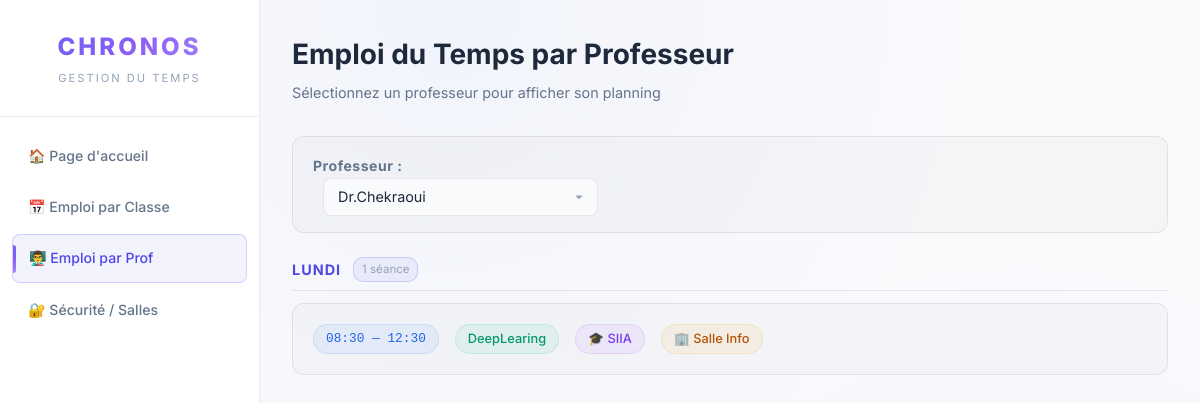
Page /WebApp/TIMETABLE_APP/views/emploi_prof.php?id_prof=2 on the committed database.
### tables this page shows
CREATE TABLE `EMPLOI_DU_TEMPS` (
  `ID_EMPLOI` int(11) NOT NULL,
  `ID_PROF` int(11) DEFAULT NULL,
  `ID_COURS` int(11) DEFAULT NULL,
  `ID_SALLE` int(11) DEFAULT NULL,
  `ID_CLASSE` int(11) DEFAULT NULL,
  `JOUR` varchar(20) DEFAULT NULL,
  `HEURE_DEB` time DEFAULT NULL,
  `HEURE_FIN` time DEFAULT NULL
);

CREATE TABLE `COURS` (
  `ID_COURS` int(11) NOT NULL,
  `NOM_COURS` varchar(100) NOT NULL
);

CREATE TABLE `CLASSE` (
  `ID_CLASSE` int(11) NOT NULL,
  `NUMERO` varchar(50) NOT NULL
);

CREATE TABLE `SALLE` (
  `ID_SALLE` int(11) NOT NULL,
  `NOM_SALLE` varchar(100) NOT NULL,
  `CAPACITE` int(11) NOT NULL
);

### WebApp/TIMETABLE_APP/views/emploi_prof.php (the view, shortened to what this page needs)
<?php
include __DIR__ . "/../../config/db.php";
$profs_res = $conn->query("SELECT * FROM PROF ORDER BY NOM_PROF");
$id_prof = $_GET['id_prof'] ?? null;
$emplois = null;
if ($id_prof) {
    $sql = "SELECT e.*, c.NUMERO as NOM_CLASSE, co.NOM_COURS, s.NOM_SALLE,
            TIME_FORMAT(e.HEURE_DEB, '%H:%i') as hd, TIME_FORMAT(e.HEURE_FIN, '%H:%i') as hf
            FROM EMPLOI_DU_TEMPS e
            LEFT JOIN CLASSE c ON e.ID_CLASSE = c.ID_CLASSE LEFT JOIN COURS co ON e.ID_COURS = co.ID_COURS
            LEFT JOIN SALLE s ON e.ID_SALLE = s.ID_SALLE
            WHERE e.ID_PROF = ?
            ORDER BY FIELD(e.JOUR, 'Lundi','Mardi','Mercredi','Jeudi','Vendredi','Samedi'), e.HEURE_DEB";
    $stmt = $conn->prepare($sql);
    $stmt->bind_param("i", $id_prof);
    $stmt->execute();
    $emplois = $stmt->get_result();
}
?>
<!DOCTYPE html>
<html lang="fr">
<head>
    <link rel="stylesheet" href="../assets/style.css?v=2">
</head>
<body>
    <div class="sidebar">
        <div class="sidebar-header">
            <div class="brand">CHRONOS</div>
            <div class="brand-sub">Gestion du temps</div>
        </div>
        <div class="sidebar-menu">
            <a href="../index.php">🏠 Page d'accueil</a>
            <a href="emploi_classe.php">📅 Emploi par Classe</a>
            <a href="emploi_prof.php" class="active">👨‍🏫 Emploi par Prof</a>
            <a href="securite.php">🔐 Sécurité / Salles</a>
        </div>
    </div>
    <div class="main-content">
        <div class="page-header">
            <div>
                <h2>Emploi du Temps par Professeur</h2>
                <p class="subtitle">Sélectionnez un professeur pour afficher son planning</p>
            </div>
        </div>
        <div class="filter-section">
            <form method="GET">
                <label><strong>Professeur :</strong></label>
                <select name="id_prof" onchange="this.form.submit()" style="margin-left:10px;">
                    <?php while($p = $profs_res->fetch_assoc()): ?>
                        <option value="<?= $p['ID_PROF'] ?>" <?= $id_prof == $p['ID_PROF'] ? 'selected' : '' ?>>
                            <?= htmlspecialchars($p['NOM_PROF']) ?>
                        </option>
                    <?php endwhile; ?>
                </select>
            </form>
        </div>
        <?php if ($id_prof && $emplois && $emplois->num_rows > 0): ?>
            <?php
            $grouped = [];
            while($row = $emplois->fetch_assoc()) { $grouped[$row['JOUR']][] = $row; }
            ?>
            <?php foreach($grouped as $day => $sessions): ?>
                <div class="day-group">
                    <div class="day-group-header">
                        <span class="day-name"><?= htmlspecialchars($day) ?></span>
                        <span class="day-count"><?= count($sessions) ?> séance<?= count($sessions)>1?'s':'' ?></span>
                    </div>
                    <div class="schedule-list">
                        <?php foreach($sessions as $s): ?>
                            <div class="session-card">
                                <div class="session-main">
                                    <span class="session-chip chip-time"><?= $s['hd'] ?> — <?= $s['hf'] ?></span>
                                    <span class="session-chip chip-course"><?= htmlspecialchars($s['NOM_COURS']) ?></span>
                                    <span class="session-chip chip-class">🎓 <?= htmlspecialchars($s['NOM_CLASSE']) ?></span>
                                    <span class="session-chip chip-room">🏢 <?= htmlspecialchars($s['NOM_SALLE']) ?></span>
                                </div>
                            </div>
                        <?php endforeach; ?>
                    </div>
                </div>
            <?php endforeach; ?>
        <?php elseif($id_prof): ?>
            <div class="empty-state">Ce professeur n'a aucune séance cette semaine.</div>
        <?php endif; ?>
    </div>
</body>
</html>

### rows in the picture
emploi_du_temps: hd "08:30", hf "12:30", ID_COURS.NOM_COURS "DeepLearing", ID_CLASSE.NUMERO "SIIA", ID_SALLE.NOM_SALLE "Salle Info"

### other values in the picture
$day "LUNDI"
count($sessions) "1"
form field id_prof "Dr.Chekraoui"
